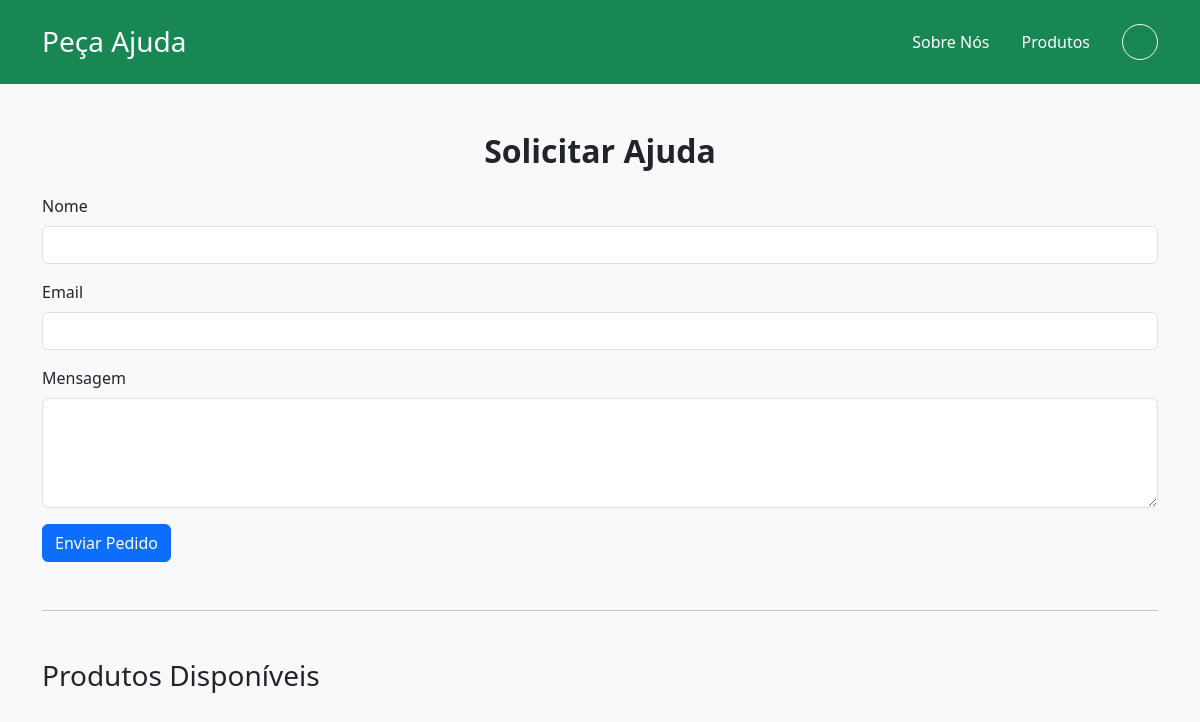
The app's page /pedir-ajuda, older data.
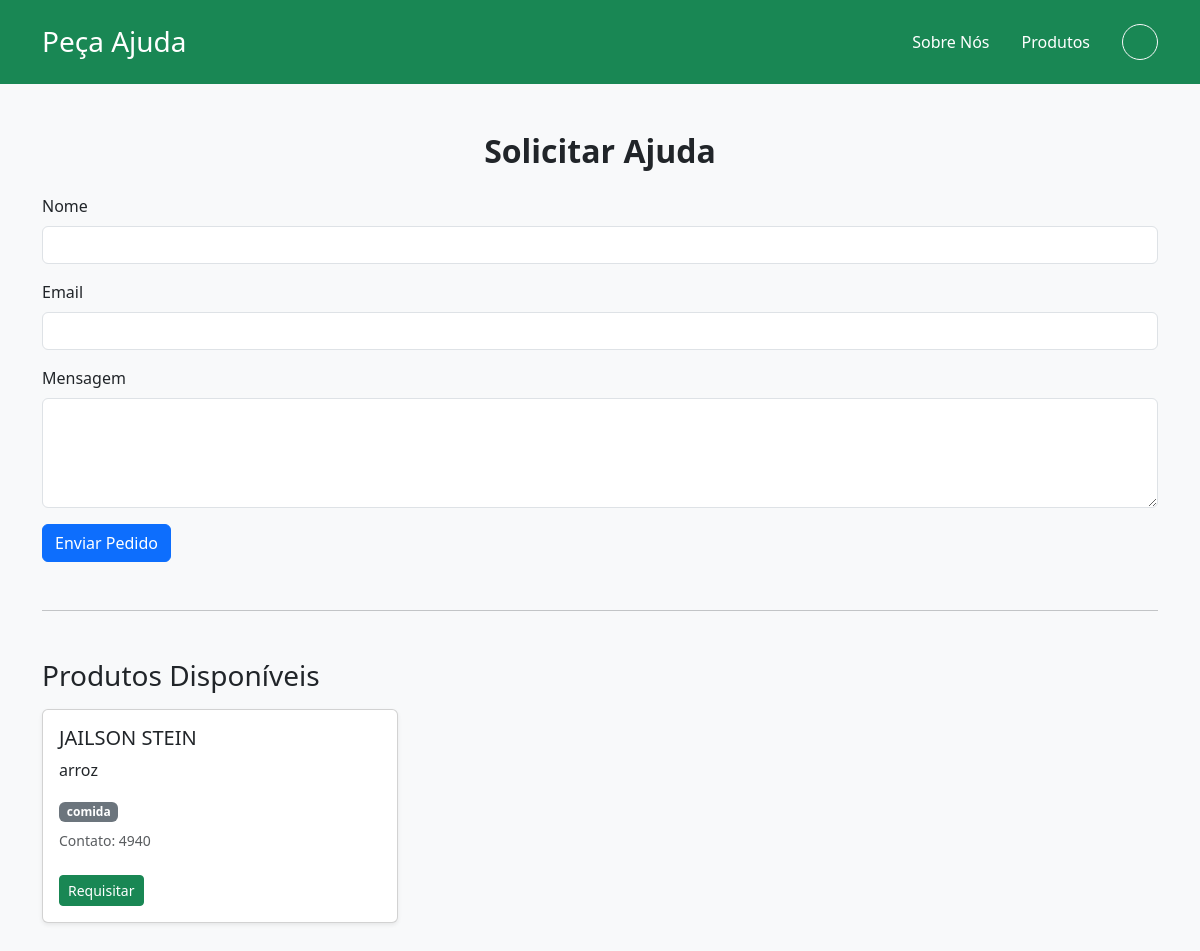
The same page, newer data.
### api/models.py (models this page shows, shortened)
class Produto(db.Model):
    id = db.Column(db.Integer, primary_key=True)
    nome = db.Column(db.String(100), nullable=False)
    descricao = db.Column(db.String(255), nullable=False)
    tipo = db.Column(db.String(20), nullable=False)  # 'roupa', 'comida', 'dinheiro'
    contato = db.Column(db.String(120), nullable=False)

### api/index.py (the view, shortened to what this page needs)
@app.route('/pedir-ajuda', methods=['GET', 'POST'])
def pedir_ajuda():
    form = PedidoAjudaForm()
    produtos = Produto.query.all()
    return render_template('pedir_ajuda.html', form=form, produtos=produtos)

### api/forms.py
class PedidoAjudaForm(FlaskForm):
    nome = StringField("Nome", validators=[DataRequired()])
    email = StringField("Email", validators=[DataRequired(), Email()])
    mensagem = TextAreaField("Mensagem", validators=[DataRequired()])
    submit = SubmitField("Enviar Pedido")

### api/templates/pedir_ajuda.html (shortened to what this page needs)
<!DOCTYPE html>
<html lang="pt-BR">
<head>
  <link href="https://cdn.jsdelivr.net/npm/bootstrap@5.3.3/dist/css/bootstrap.min.css" rel="stylesheet" />
</head>
<body class="bg-light text-dark">
    <header class="bg-success text-white py-4 mb-4">
  <div class="container d-flex justify-content-between align-items-center">
    <h1 class="h3 mb-0">Peça Ajuda</h1>
    <nav>
      <div class="d-flex align-items-center gap-3">
        <a href="{{ url_for('index') }}" class="text-white text-decoration-none me-3">Sobre Nós</a>
        <a href="{{ url_for('produtos') }}" class="text-white text-decoration-none me-3">Produtos</a>
        <div class="dropdown">
          <button class="btn btn-outline-light rounded-circle d-flex align-items-center justify-content-center"
                  type="button" id="userDropdown" data-bs-toggle="dropdown" aria-expanded="false"
                  style="width: 36px; height: 36px;">
          </button>
        </div>
      </div>
    </nav>
  </div>
</header>
  <div class="container my-5">
    <h2 class="fw-bold mb-4 text-center">Solicitar Ajuda</h2>
    <form method="POST" action="{{ url_for('pedir_ajuda') }}">
      <div class="mb-3">
        {{ form.nome.label(class="form-label") }}
        {{ form.nome(class="form-control") }}
      </div>
      <div class="mb-3">
        {{ form.email.label(class="form-label") }}
        {{ form.email(class="form-control") }}
      </div>
      <div class="mb-3">
        {{ form.mensagem.label(class="form-label") }}
        {{ form.mensagem(class="form-control", rows=4) }}
      </div>
      {{ form.submit(class="btn btn-primary") }}
    </form>
    <hr class="my-5" />
    <h3 class="mb-3">Produtos Disponíveis</h3>
    <div class="row">
      {% for produto in produtos %}
      <div class="col-md-4 mb-4">
        <div class="card h-100 shadow-sm">
          <div class="card-body">
            <h5 class="card-title">{{ produto.nome }}</h5>
            <p class="card-text">{{ produto.descricao }}</p>
            <span class="badge bg-secondary">{{ produto.tipo }}</span>
            <p class="text-muted mt-2 small">Contato: {{ produto.contato }}</p>
            <form method="POST" action="{{ url_for('requisitar_produto', produto_id=produto.id) }}">
              <button type="submit" class="btn btn-sm btn-success mt-2">Requisitar</button>
            </form>
          </div>
        </div>
      </div>
      {% endfor %}
    </div>
  </div>
</body>
</html>

Row changes from the older to the newer data that the page shows:
added Produto: nome "JAILSON STEIN", descricao "arroz", tipo "comida", contato "4940"
